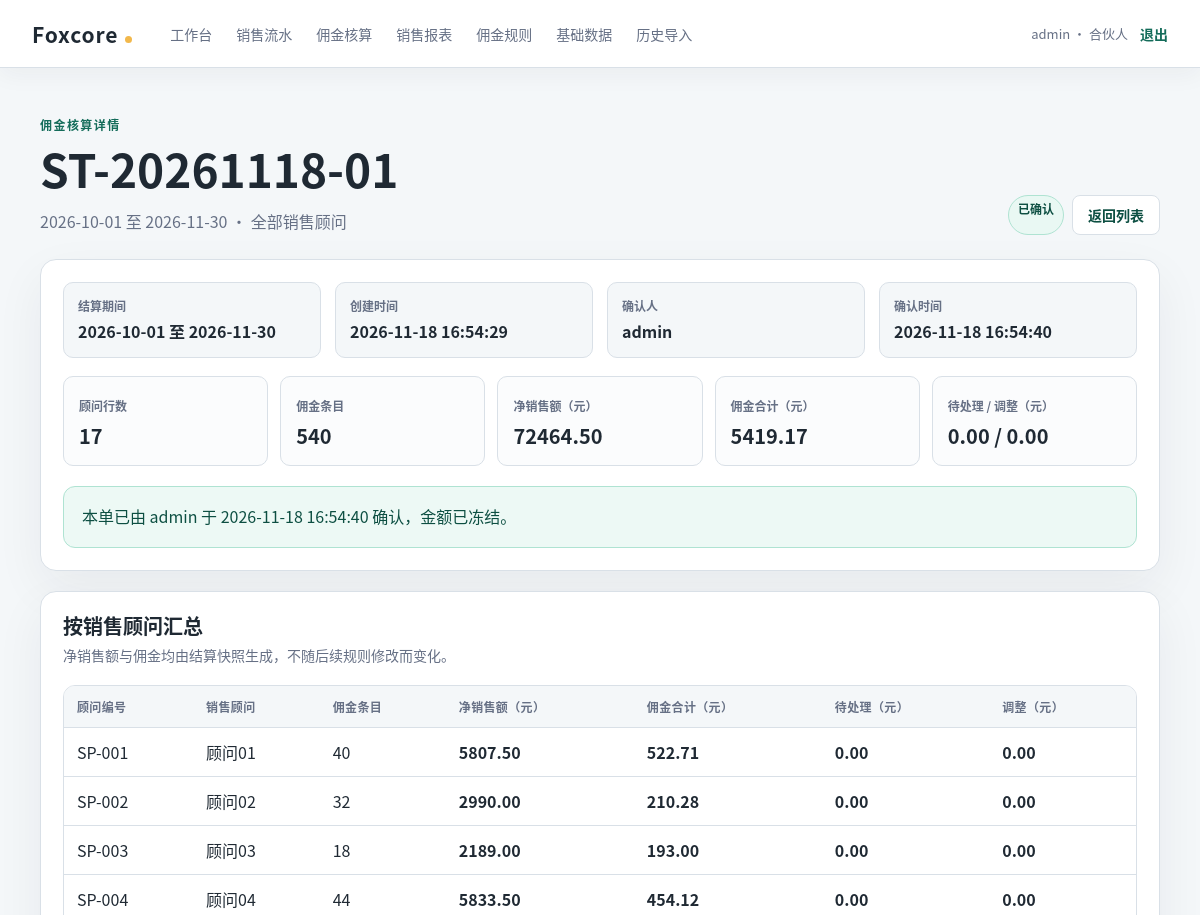
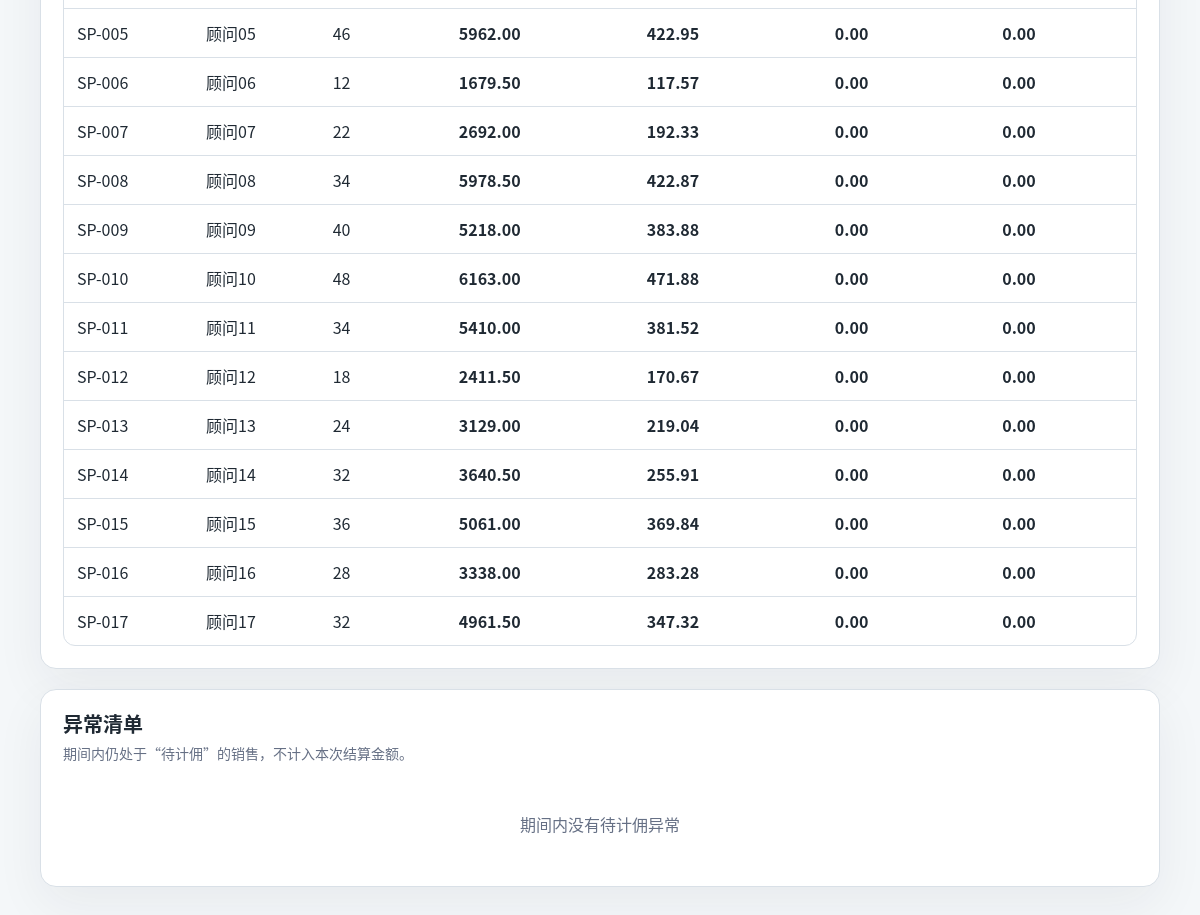
The page /settlements/1 (signed in) on the database as committed earlier (2 pictures, top to bottom).
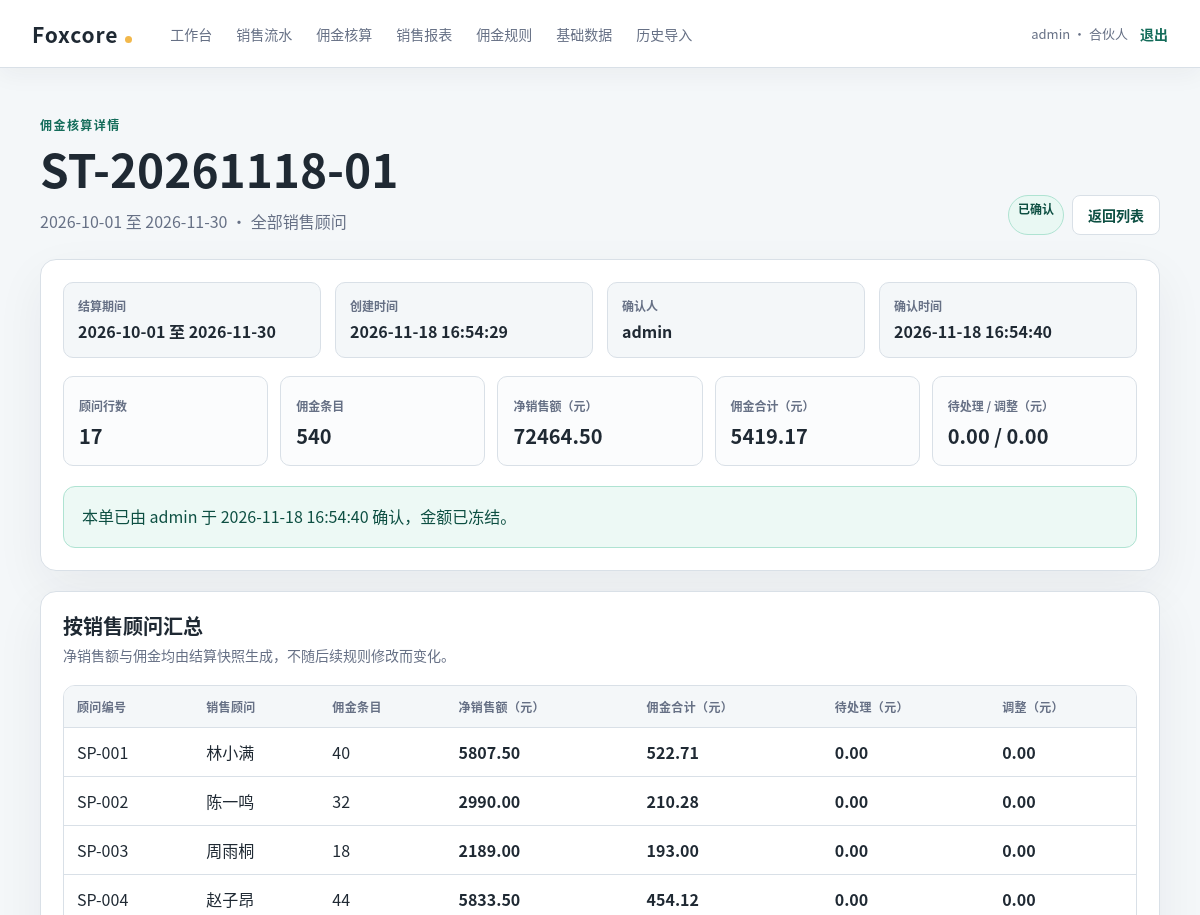
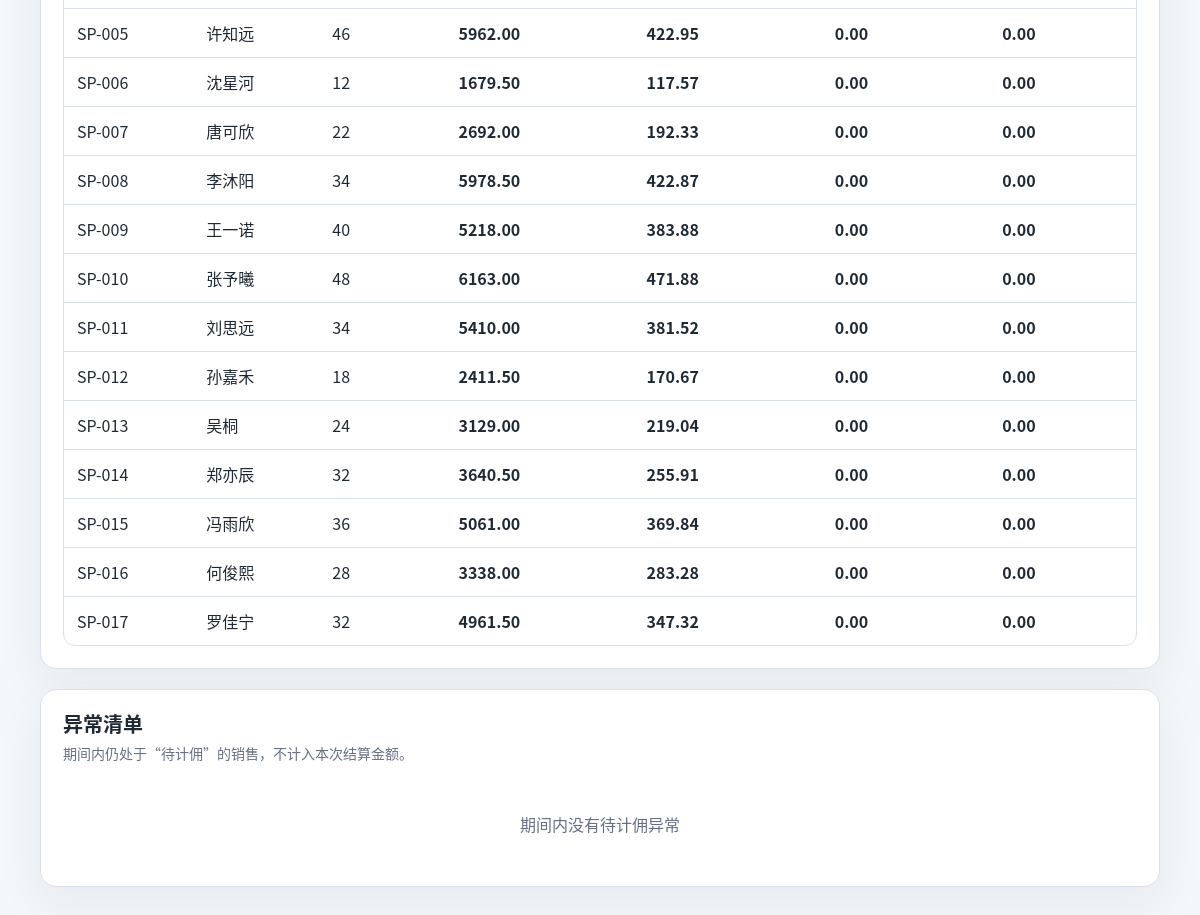
The same page on the database as committed later (2 pictures, top to bottom).
### tables this page shows
CREATE TABLE COMMISSION_SETTLEMENT_LINE (
    settlement_id INTEGER NOT NULL REFERENCES COMMISSION_SETTLEMENT(settlement_id),
    salesperson_id INTEGER NOT NULL REFERENCES SALESPERSON(salesperson_id),
    net_sales_cents INTEGER NOT NULL CHECK (net_sales_cents >= 0),
    commission_total_cents INTEGER NOT NULL,
    pending_cents INTEGER NOT NULL CHECK (pending_cents >= 0),
    adjustment_cents INTEGER NOT NULL DEFAULT 0,
    PRIMARY KEY (settlement_id, salesperson_id)
);

CREATE TABLE SALESPERSON (
    salesperson_id INTEGER PRIMARY KEY AUTOINCREMENT,
    emp_code TEXT NOT NULL UNIQUE,
    name TEXT NOT NULL,
    phone TEXT,
    status TEXT NOT NULL CHECK (status IN ('在职', '停用')),
    hired_at TEXT NOT NULL CHECK (
        hired_at GLOB '[0-9][0-9][0-9][0-9]-[0-9][0-9]-[0-9][0-9]'
    )
);

### app/routes/settlements.py (the view)
@bp.get("/settlements/<int:settlement_id>")
@role_required("合伙人")
def detail(settlement_id: int):
    try:
        return _render_detail(settlement_id)
    except (LookupError, ValueError):
        abort(404)

### app/auth.py (called while the page is built)
def load_logged_in_user() -> None:
    user_id = session.get("user_id")
    if user_id is None:
        g.user = None
        return
    user = get_db().execute(
        "SELECT user_id, username, role, salesperson_id "
        "FROM APP_USER WHERE user_id = ? AND status = '启用'",
        (user_id,),
    ).fetchone()
    if user is None:
        session.clear()
        g.user = None
        return
    g.user = user

def role_required(role: str) -> Callable[[Callable[..., Any]], Callable[..., Any]]:
    def decorator(view: Callable[..., Any]) -> Callable[..., Any]:
        @wraps(view)
        def wrapped_view(*args: Any, **kwargs: Any) -> Any:
            if g.user is None:
                return redirect(url_for("auth.login"))
            if g.user["role"] != role:
                abort(403)
            return view(*args, **kwargs)
        return wrapped_view
    return decorator

### app/db.py (called while the page is built)
def get_db() -> sqlite3.Connection:
    if "db" not in g:
        conn = sqlite3.connect(current_app.config["DATABASE"])
        conn.row_factory = sqlite3.Row
        conn.execute("PRAGMA foreign_keys = ON")
        g.db = conn
    return g.db

### app/templates/settlement_detail.html (shortened to what the changed rows need)
{% extends "base.html" %}
{% block content %}
  <div class="detail-heading">
    <div>
      <h1>{{ settlement['settlement_no'] }}</h1>
    </div>
  </div>
  <section class="detail-panel">
    <h2>按销售顾问汇总</h2>
    {% if lines %}
      <div class="table-wrap">
        <table class="detail-table">
          <thead>
            <tr>
              <th>顾问编号</th>
              <th>销售顾问</th>
              <th>佣金条目</th>
              <th>净销售额（元）</th>
              <th>佣金合计（元）</th>
              <th>待处理（元）</th>
              <th>调整（元）</th>
            </tr>
          </thead>
          <tbody>
            {% for line in lines %}
              <tr>
                <td>{{ line['emp_code'] }}</td>
                <td>{{ line['salesperson_name'] }}</td>
                <td>{{ line['entry_count'] }}</td>
                <td class="amount">{{ line['net_sales_cents'] | yuan }}</td>
                <td class="amount">{{ line['commission_total_cents'] | yuan }}</td>
                <td class="amount">{{ line['pending_cents'] | yuan }}</td>
                <td class="amount">{{ line['adjustment_cents'] | yuan }}</td>
              </tr>
            {% endfor %}
          </tbody>
        </table>
      </div>
    {% else %}
      <div class="empty-state">该结算单没有顾问汇总行</div>
    {% endif %}
  </section>
  <section class="detail-panel">
    <h2>异常清单</h2>
  </section>
{% endblock %}

Rows that differ between the two databases and show on the page:
changed through a linked row, COMMISSION_SETTLEMENT_LINE "SP-001": salesperson_name "顾问01" → "林小满"
changed through a linked row, COMMISSION_SETTLEMENT_LINE "SP-002": salesperson_name "顾问02" → "陈一鸣"
changed through a linked row, COMMISSION_SETTLEMENT_LINE "SP-003": salesperson_name "顾问03" → "周雨桐"
changed through a linked row, COMMISSION_SETTLEMENT_LINE "SP-004": salesperson_name "顾问04" → "赵子昂"
changed through a linked row, COMMISSION_SETTLEMENT_LINE "SP-005": salesperson_name "顾问05" → "许知远"
changed through a linked row, COMMISSION_SETTLEMENT_LINE "SP-006": salesperson_name "顾问06" → "沈星河"
changed through a linked row, COMMISSION_SETTLEMENT_LINE "SP-007": salesperson_name "顾问07" → "唐可欣"
changed through a linked row, COMMISSION_SETTLEMENT_LINE "SP-008": salesperson_name "顾问08" → "李沐阳"
changed through a linked row, COMMISSION_SETTLEMENT_LINE "SP-009": salesperson_name "顾问09" → "王一诺"
changed through a linked row, COMMISSION_SETTLEMENT_LINE "SP-010": salesperson_name "顾问10" → "张予曦"
changed through a linked row, COMMISSION_SETTLEMENT_LINE "SP-011": salesperson_name "顾问11" → "刘思远"
changed through a linked row, COMMISSION_SETTLEMENT_LINE "SP-012": salesperson_name "顾问12" → "孙嘉禾"
changed through a linked row, COMMISSION_SETTLEMENT_LINE "SP-013": salesperson_name "顾问13" → "吴桐"
changed through a linked row, COMMISSION_SETTLEMENT_LINE "SP-014": salesperson_name "顾问14" → "郑亦辰"
changed through a linked row, COMMISSION_SETTLEMENT_LINE "SP-015": salesperson_name "顾问15" → "冯雨欣"
changed through a linked row, COMMISSION_SETTLEMENT_LINE "SP-016": salesperson_name "顾问16" → "何俊熙"
changed through a linked row, COMMISSION_SETTLEMENT_LINE "SP-017": salesperson_name "顾问17" → "罗佳宁"
